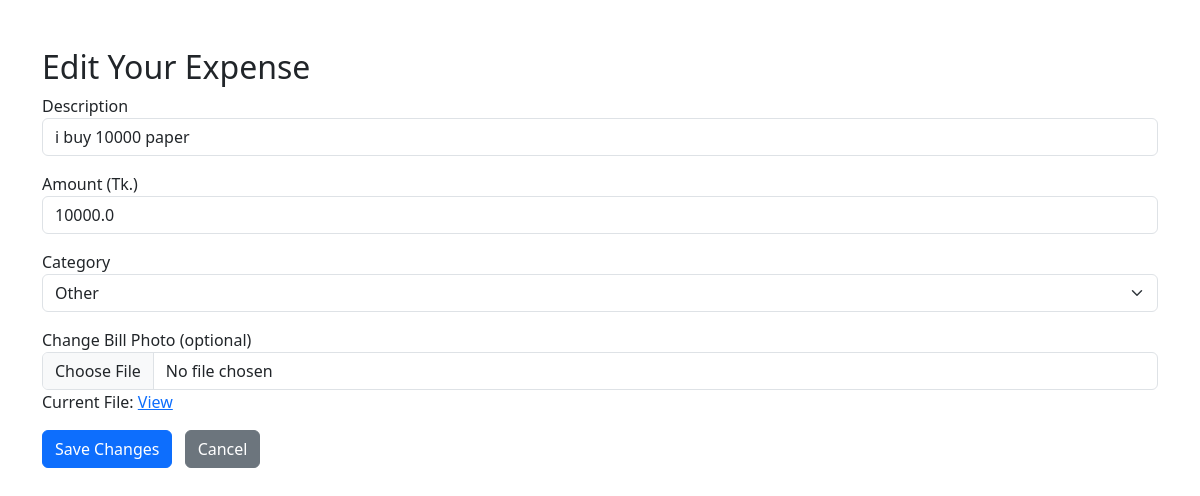
/edit-expense/1 (signed in), run on the app's committed database.
### app.py (models this page shows)
class Expense(db.Model):
    id = db.Column(db.Integer, primary_key=True)
    user_id = db.Column(db.Integer, db.ForeignKey('user.id'), nullable=False)
    description = db.Column(db.String(200), nullable=False)
    amount = db.Column(db.Float, nullable=False)
    category = db.Column(db.String(50), nullable=False)
    bill_filename = db.Column(db.String(100), nullable=True)
    timestamp = db.Column(db.String(100), nullable=False)
    user = db.relationship('User', backref='expenses')

### app.py (the view, shortened to what this page needs)
@app.route('/edit-expense/<int:expense_id>', methods=['GET', 'POST'])
def edit_expense(expense_id):
    if not session.get('user_id'):
        return redirect('/login')
    expense = Expense.query.get_or_404(expense_id)
    if expense.user_id != session['user_id']:
        return "Unauthorized", 403
    return render_template('edit_expense.html', expense=expense)

### app.py (called while the page is built, shortened)
@app.before_request
def generate_monthly_summary():
    today = datetime.now(pytz.timezone('Asia/Dhaka'))
    last_month_date = today.replace(day=1) - timedelta(days=1)
    last_month = last_month_date.strftime('%Y-%m')
    if today.day != 1:
        return

### templates/edit_expense.html (shortened to what this page needs)
<!DOCTYPE html>
<html>
<head>
    <link rel="stylesheet" href="https://cdn.jsdelivr.net/npm/bootstrap@5.3.0/dist/css/bootstrap.min.css">
</head>
<body class="container mt-5">
    <h2>Edit Your Expense</h2>
    <form method="POST" enctype="multipart/form-data">
        <div class="mb-3">
            <label>Description</label>
            <input class="form-control" type="text" name="description" value="{{ expense.description }}" required>
        </div>
        <div class="mb-3">
            <label>Amount (Tk.)</label>
            <input class="form-control" type="number" step="0.01" name="amount" value="{{ expense.amount }}" required>
        </div>
        <div class="mb-3">
            <label>Category</label>
            <select class="form-select" name="category" required>
                {% for cat in ['Ink', 'Paper', 'Repair', 'Electricity', 'Other'] %}
                    <option value="{{ cat }}" {% if expense.category == cat %}selected{% endif %}>{{ cat }}</option>
                {% endfor %}
            </select>
        </div>
        <div class="mb-3">
            <label>Change Bill Photo (optional)</label>
            <input class="form-control" type="file" name="bill" accept="image/*">
            {% if expense.bill_filename %}
                <p>Current File: <a href="{{ url_for('static', filename='uploads/' ~ expense.bill_filename) }}" target="_blank">View</a></p>
            {% endif %}
        </div>
        <button class="btn btn-primary" type="submit">Save Changes</button>
        <a class="btn btn-secondary ms-2" href="/records">Cancel</a>
    </form>
</body>
</html>

### data on the page
Expense: description "i buy 10000 paper", amount "10000.0", category "Other"
